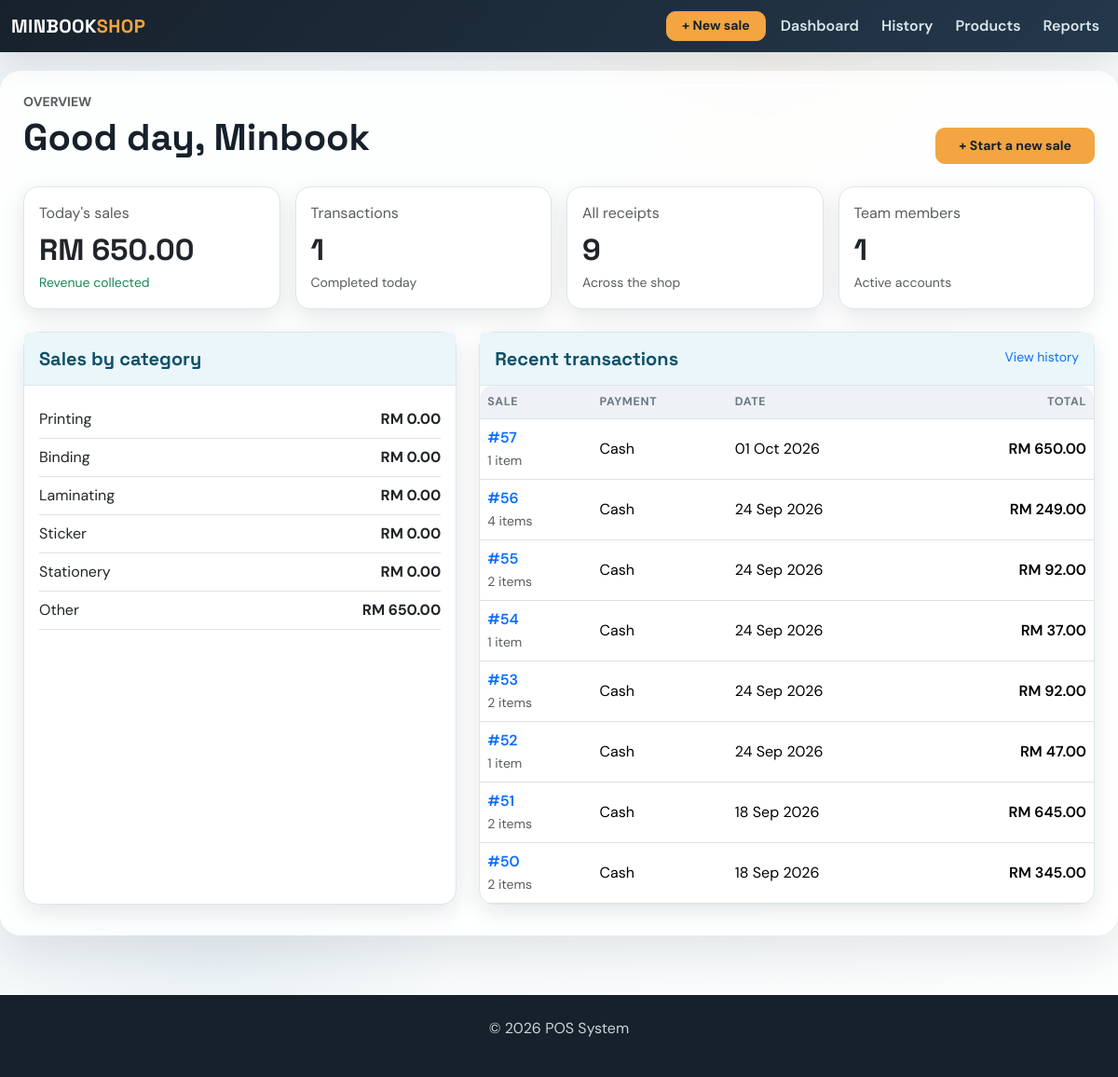
/dashboard, run on the app's committed database.
### app/models.py (models this page shows, shortened)
class SaleItem(db.Model):
    id = db.Column(db.Integer, primary_key=True)
    is_lump_sum = db.Column(
        db.Boolean,
        nullable=False,
        default=False
    )
    sale_id = db.Column(
        db.Integer,
        db.ForeignKey('sale.id'),
        nullable=False
    )
    product_id = db.Column(
        db.Integer,
        db.ForeignKey('product.id'),
        nullable=True
    )
    category = db.Column(
        db.String(30),
        nullable=False
    )
    description = db.Column(
        db.Text,
        nullable=True
    )
    quantity = db.Column(
        db.Integer,
        nullable=False
    )
    unit = db.Column(
        db.String(20),
        nullable=False,
        default='PC'
    )
    unit_price = db.Column(
        db.Float,
        nullable=False
    )
    line_total = db.Column(
        db.Float,
        nullable=False
    )
    sale = db.relationship(
        'Sale',
        back_populates='items'
    )
    product = db.relationship(
        'Product',
        backref=db.backref(
            'sale_items',
            lazy=True
        )
    )

class Sale(db.Model):
    id = db.Column(db.Integer, primary_key=True)
    amount = db.Column(db.Float, nullable=False)
    date = db.Column(db.Date, default=datetime.utcnow)
    user_id = db.Column(db.Integer, db.ForeignKey('user.id'), nullable=False)  # ForeignKey to User
    user = db.relationship('User', backref=db.backref('sales', lazy=True))  # Relationship with User
    product_id = db.Column(db.Integer, db.ForeignKey('product.id'), nullable=True)  # Legacy first product
    product = db.relationship('Product', backref=db.backref('sales', lazy=True))  # Relationship with Product
    quantity = db.Column(db.Integer, nullable=True)  # Legacy total quantity
    payment_method = db.Column(db.String(20), nullable=False, default='Cash')
    customer_name = db.Column(db.String(120), nullable=True)
    document_type = db.Column(db.String(20), nullable=False, default='receipt')
    discount = db.Column(db.Float, nullable=False, default=0.00)
    deposit = db.Column(db.Float, nullable=False, default=0.00)
    items = db.relationship('SaleItem', back_populates='sale', cascade='all, delete-orphan')

### app/routes.py (the view)
@main.route('/dashboard')
def dashboard():
    today = date.today()
    today_sales = Sale.query.filter(Sale.date == today).order_by(Sale.id.desc()).all()
    category_sales = {category: 0 for category in SALE_CATEGORIES}
    for sale in today_sales:
        for item in sale.items:
            category_sales[item.category] = round(category_sales.get(item.category, 0) + item.line_total, 2)
    recent_sales = Sale.query.order_by(Sale.id.desc()).limit(8).all()
    return render_template('dashboard.html', total_sales_today=round(sum(sale.amount for sale in today_sales), 2),
                           transaction_count_today=len(today_sales), category_sales=category_sales,
                           recent_sales=recent_sales, total_employees=User.query.count(),
                           total_receipts=Sale.query.filter_by(document_type='receipt').count())

### app/routes.py (called while the page is built)
@main.app_context_processor
def inject_now():
    return {'current_year': datetime.now().year}

### app/templates/dashboard.html (shortened to what this page needs)
{% extends 'base.html' %}
{% block content %}
<div class="d-flex flex-wrap justify-content-between align-items-end gap-3 mb-4">
    <div><p class="text-uppercase text-muted small fw-bold mb-1">Overview</p><h1 class="mb-1">Good day, Minbook</h1></div>
    <a href="{{ url_for('main.add_sale') }}" class="btn btn-warning btn-lg px-4">+ Start a new sale</a>
</div>
<div class="row g-3 mb-4">
    <div class="col-sm-6 col-xl-3"><div class="card h-100"><div class="card-body"><p class="text-muted mb-2">Today's sales</p><h2 class="mb-1">RM {{ '{:,.2f}'.format(total_sales_today) }}</h2><small class="text-success">Revenue collected</small></div></div></div>
    <div class="col-sm-6 col-xl-3"><div class="card h-100"><div class="card-body"><p class="text-muted mb-2">Transactions</p><h2 class="mb-1">{{ transaction_count_today }}</h2><small class="text-muted">Completed today</small></div></div></div>
    <div class="col-sm-6 col-xl-3"><div class="card h-100"><div class="card-body"><p class="text-muted mb-2">All receipts</p><h2 class="mb-1">{{ total_receipts }}</h2><small class="text-muted">Across the shop</small></div></div></div>
    <div class="col-sm-6 col-xl-3"><div class="card h-100"><div class="card-body"><p class="text-muted mb-2">Team members</p><h2 class="mb-1">{{ total_employees }}</h2><small class="text-muted">Active accounts</small></div></div></div>
</div>
<div class="row g-4">
    <div class="col-lg-5"><div class="card h-100"><div class="card-header py-3"><h5 class="mb-0">Sales by category</h5></div><div class="card-body">
        {% for category, amount in category_sales.items() %}<div class="d-flex justify-content-between align-items-center py-2 border-bottom"><span>{{ category }}</span><strong>RM {{ '{:,.2f}'.format(amount) }}</strong></div>{% endfor %}
    </div></div></div>
    <div class="col-lg-7"><div class="card h-100"><div class="card-header py-3 d-flex justify-content-between"><h5 class="mb-0">Recent transactions</h5><a href="{{ url_for('main.sales') }}" class="small text-decoration-none">View history</a></div><div class="table-responsive"><table class="table mb-0"><thead><tr><th>Sale</th><th>Payment</th><th>Date</th><th class="text-end">Total</th></tr></thead><tbody>
        {% for sale in recent_sales %}<tr><td><a class="text-decoration-none fw-semibold" href="{{ url_for('main.view_sale', sale_id=sale.id) }}">#{{ sale.id }}</a><br><small class="text-muted">{{ sale.items|length }} item{{ '' if sale.items|length == 1 else 's' }}</small></td><td>{{ sale.payment_method }}</td><td>{{ sale.date.strftime('%d %b %Y') }}</td><td class="text-end fw-semibold">RM {{ '{:,.2f}'.format(sale.amount) }}</td></tr>{% else %}<tr><td colspan="4" class="text-center text-muted py-5">No transactions yet.</td></tr>{% endfor %}
    </tbody></table></div></div></div>
</div>
{% endblock %}

### app/templates/base.html (style rules this page uses)
:root { --ink: #17212b; --muted: #6c7885; --paper: #eef3f6; --line: #dce5ed; --brand: #146c94; --brand-dark: #0d506b; --brand-soft: #eaf6f9; --accent: #f2a541; --accent-soft: #ffe9cb; --success: #2d936c; --success-soft: #dff8ee; --danger: #b84b45; --shadow: rgba(23,33,43,.10); --table-head: #eef2f6; }
* { box-sizing: border-box; }
body { padding-top: 76px; background: radial-gradient(circle at 70% 0%, rgba(242,165,65,.08), transparent 22%), radial-gradient(circle at 20% 80%, rgba(20,108,148,.08), transparent 20%), linear-gradient(135deg, var(--paper), #fdfefe); color: var(--ink); font-family: 'DM Sans', sans-serif; }
h1, h2, h3, h4, h5, .navbar-brand { font-family: 'Space Grotesk', sans-serif; font-weight: 700; }
.card { border: 1px solid var(--line); border-radius: 16px; box-shadow: 0 8px 24px var(--shadow); background-color: #fff; }
.card-header { background: var(--brand-soft); border-bottom: 1px solid var(--line); color: var(--brand-dark); }
.card-header h5 { color: var(--brand-dark); font-family: 'Space Grotesk', sans-serif; font-weight: 700; }
.btn { border-radius: 10px; font-weight: 700; font-size: .88rem; transition: all .2s ease; }
.btn-warning { background: var(--accent); border-color: var(--accent); color: #17212b; }
.table { --bs-table-bg: transparent; vertical-align: middle; }
.table thead th { color: var(--muted); background: var(--table-head); font-size: .78rem; letter-spacing: .05em; text-transform: uppercase; border-bottom-width: 1px; }
.table tbody tr { transition: background-color .2s ease, transform .2s ease; }
.table-responsive { border-radius: 14px; }

### data on the page
SaleItem: category "Other", line_total "650.00"
Sale: id "57", items|length "1", payment_method "Cash", date "01 Oct 2026", amount "650.00"
Sale: id "56", items|length "4", items "s", payment_method "Cash", date "24 Sep 2026", amount "249.00"
Sale: id "55", items|length "2", items "s", payment_method "Cash", date "24 Sep 2026", amount "92.00"
Sale: id "54", items|length "1", payment_method "Cash", date "24 Sep 2026", amount "37.00"
Sale: id "53", items|length "2", items "s", payment_method "Cash", date "24 Sep 2026", amount "92.00"
Sale: id "52", items|length "1", payment_method "Cash", date "24 Sep 2026", amount "47.00"
Sale: id "51", items|length "2", items "s", payment_method "Cash", date "18 Sep 2026", amount "645.00"
Sale: id "50", items|length "2", items "s", payment_method "Cash", date "18 Sep 2026", amount "345.00"

### other printed values
{{ '{:,.2f}'.format(total_sales_today) }} "650.00"
{{ transaction_count_today }} "1"
{{ total_receipts }} "9"
{{ total_employees }} "1"
{{ category }} "Printing" "Binding" "Laminating" "Sticker" "Stationery"
{{ '{:,.2f}'.format(amount) }} "0.00" "0.00" "0.00" "0.00" "0.00"
